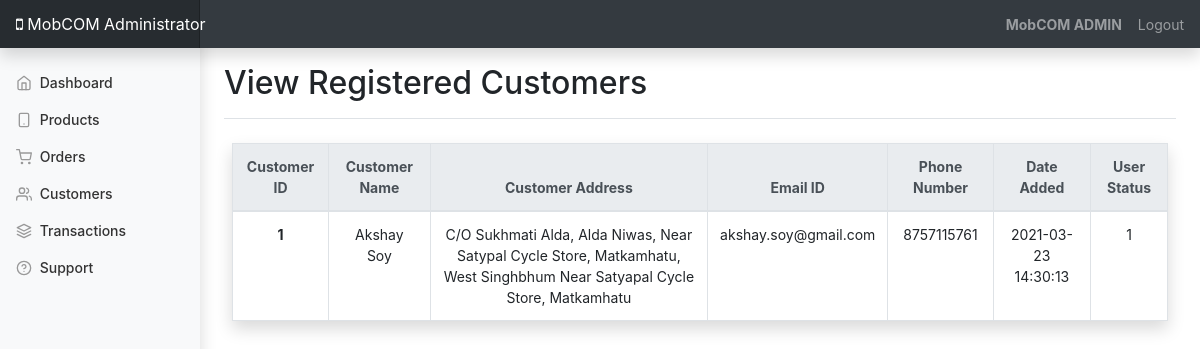
The app's page /admin/dashboard/customer.php (signed in) with its own data.
### tables this page shows
CREATE TABLE `user_master` (
  `user_id` int(100) NOT NULL,
  `first_name` varchar(255) NOT NULL,
  `last_name` varchar(255) NOT NULL,
  `user_email` varchar(255) NOT NULL,
  `user_phone` bigint(10) NOT NULL,
  `user_gender` varchar(50) NOT NULL,
  `user_address_1` varchar(255) NOT NULL,
  `user_address_2` varchar(255) NOT NULL,
  `state_id` varchar(255) NOT NULL,
  `city_id` varchar(255) NOT NULL,
  `user_pincode` int(25) NOT NULL,
  `user_pwd` varchar(255) NOT NULL,
  `date_added` datetime NOT NULL,
  `user_status` tinyint(1) NOT NULL DEFAULT 1
);

### admin/dashboard/customer.php (the view, shortened to what this page needs)
<!doctype html>
<html lang="en">
<head>
    <?php
    require('../admin-modules/header.php');
    ?>
</head>
<body>
    <?php
    require('../admin-modules/navbar.php');
    ?>
    <div class="container-fluid">
        <div class="row">
            <?php
            require('../admin-modules/sidebar.php');
            ?>
            <main role="main" class="col-md-9 ml-sm-auto col-lg-10 px-md-4">
                <div class="d-flex justify-content-between flex-wrap flex-md-nowrap align-items-center pt-3 pb-2 mb-3 border-bottom">
                    <h1 class="h2">View Registered Customers</h1>
                </div>
                <div class="container-fluid p-2">
                    <table class="table table-hover table-bordered table-responsive-sm shadow">
                        <thead class="text-center thead-light">
                            <tr>
                                <th scope="col">Customer ID</th>
                                <th scope="col">Customer Name</th>
                                <th scope="col">Customer Address</th>
                                <th scope="col">Email ID</th>
                                <th scope="col">Phone Number</th>
                                <th scope="col">Date Added</th>
                                <th scope="col">User Status</th>
                            </tr>
                        </thead>
                        <tbody class='text-center'>
                            <?php
                            $query = "SELECT * FROM `user_master`";
                            $res = mysqli_query($conn, $query);
                            while ($row = mysqli_fetch_object($res)) {
                                echo "
                                    <tr>
                                        <th scope='row'>$row->user_id</th>
                                        <td>$row->first_name $row->last_name</td>
                                        <td>$row->user_address_1 $row->user_address_2</td>
                                        <td>$row->user_email</td>
                                        <td>$row->user_phone</td>
                                        <td>$row->date_added</td>
                                        <td>$row->user_status</td>
                                    </tr>
                                ";
                            }
                            ?>
                        </tbody>
                    </table>
                </div>
            </main>
        </div>
    </div>
</body>
</html>

### admin/dashboard/dashboard.css (style rules this page uses)
body { font-size: .875rem; }

### records on screen
user_master: user_id "1", first_name "Akshay", last_name "Soy", user_address_1 "C/O Sukhmati Alda, Alda Niwas, Near Satypal Cycle Store, Matkamhatu, West Singhbhum", user_address_2 "Near Satyapal Cycle Store, Matkamhatu", user_email "akshay.soy@gmail.com", user_phone "8757115761", date_added "2021-03-23 14:30:13", user_status "1"

### other values on screen
$_SESSION['admin_name'] "MobCOM ADMIN"
